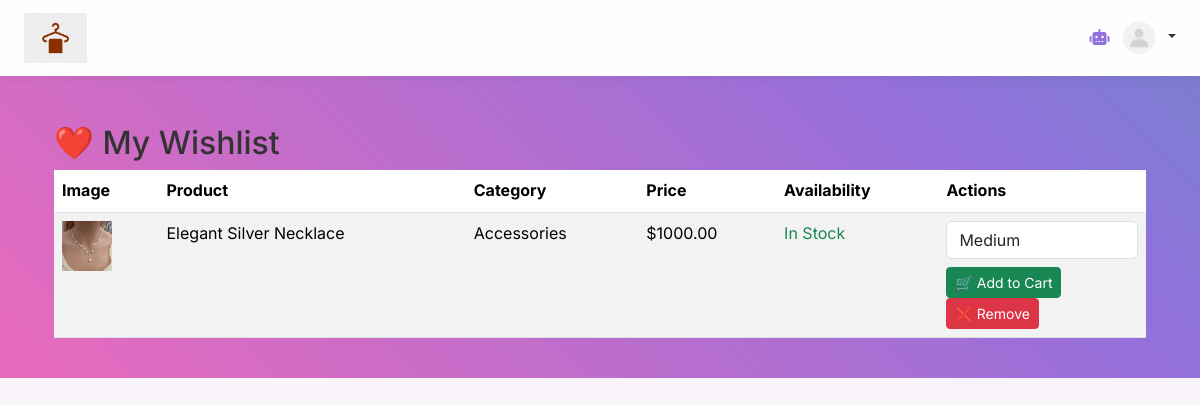
Screenshot of /wishlist/ (signed in) with the database file from the repository.
### WardrobeApp/models.py (models this page shows, shortened)
class Wishlist(models.Model):
    user = models.ForeignKey(Login, on_delete=models.CASCADE)  # Link to customer
    product = models.ForeignKey(Product, on_delete=models.CASCADE)  # Store only product (size not needed)
    added_at = models.DateTimeField(auto_now_add=True)  # Track when added

class Product(models.Model):
    AVAILABILITY_CHOICES = [
        (0, "Available"),
        (1, "Rented"),
        (2, "Returned"),
        (3, "Damaged"),
        (4, "Pending Approval"),
    ]
    CATEGORY_CHOICES = [
        (0, 'Clothing'), (1, 'Accessories'), (2, 'Footwear')
    ]
    SUBCATEGORY_CHOICES = [
        (0, 'Casual'), (1, 'Formal'), (2, 'Party Wear'),
        (3, 'Traditional'), (4, 'Sportswear'), (5, 'Winter Wear'),
        (6, 'Jewelry'), (7, 'Watches'), (8, 'Bags'), (9, 'Shoes')
    ]
    GENDER_CHOICES = [(0, 'Male'), (1, 'Female'), (2, 'Unisex'), (3, 'Boys'), (4, 'Girls')]
    VERIFICATION_CHOICES = [(0, 'Pending'), (1, 'Verified')]
    name = models.CharField(max_length=255)
    category = models.IntegerField(choices=CATEGORY_CHOICES, default=0)
    subcategory = models.IntegerField(choices=SUBCATEGORY_CHOICES, default=0)
    price = models.DecimalField(max_digits=10, decimal_places=2)
    description = models.TextField()
    image = models.ImageField(upload_to="product_images/", blank=True, null=True)
    availability = models.IntegerField(choices=AVAILABILITY_CHOICES, default=0)
    gender = models.IntegerField(choices=GENDER_CHOICES, default=2)
    added_by = models.ForeignKey(Employee, on_delete=models.SET_NULL, null=True, blank=True, related_name="products")
    size_stock = models.JSONField(default=dict)  # Added stock field ✅
    is_verified = models.IntegerField(choices=VERIFICATION_CHOICES, default=0)  # Admin verification ✅
    created_at = models.DateTimeField(default=timezone.now)
    def total_stock(self):
        total = 0
        for size in self.sizes.all():  # Assuming there's a reverse relationship 'sizes' for ProductSize
            total += size.stock  # Assuming 'stock' is a field in ProductSize model
        return total

### WardrobeApp/views.py (the view)
# urls.py: path("wishlist/", views.wishlist_view, name="wishlist"),
def wishlist_view(request):
    if "email" not in request.session:
        messages.error(request, "Please log in to access your wishlist.")
        return redirect("login")
    user = get_object_or_404(Login, email=request.session["email"])
    wishlist_items = Wishlist.objects.filter(user=user).select_related("product")
    return render(request, "wishlist.html", {"wishlist_items": wishlist_items})

### WardrobeApp/templates/wishlist.html (shortened to what this page needs)
{% extends 'baseUser.html' %}
{% block content %}
<div class="container mt-4">
    <h2>❤️ My Wishlist</h2>
    {% if wishlist_items %}
        <table class="table table-striped">
            <thead>
                <tr>
                    <th>Image</th>
                    <th>Product</th>
                    <th>Category</th>
                    <th>Price</th>
                    <th>Availability</th>
                    <th>Actions</th>
                </tr>
            </thead>
            <tbody>
                {% for item in wishlist_items %}
                <tr>
                    <td>
                        {% if item.product.image %}
                            <img src="{{ item.product.image.url }}" alt="{{ item.product.name }}" width="50" height="50">
                        {% else %}
                            No Image
                        {% endif %}
                    </td>
                    <td>{{ item.product.name }}</td>
                    <td>{{ item.product.get_category_display }}</td>
                    <td>${{ item.product.price }}</td>
                    <td>
                        {% if item.product.total_stock > 0 %}
                            <span class="text-success">In Stock</span>
                        {% else %}
                            <span class="text-danger">Out of Stock</span>
                        {% endif %}
                    </td>
                    <td>
                        {% if item.product.total_stock > 0 %}
                            {% if item.product.sizes.all %}
                                <form action="{% url 'add_to_cart_from_wishlist' item.product.id %}" method="POST">
                                    <select name="size" class="form-control mb-2">
                                        {% for size in item.product.sizes.all %}
                                            <option value="{{ size.id }}">{{ size.get_size_display }}</option>
                                        {% endfor %}
                                    </select>
                                    <button type="submit" class="btn btn-success btn-sm">🛒 Add to Cart</button>
                                </form>
                            {% else %}
                                <span class="text-warning">No sizes available</span>
                            {% endif %}
                        {% else %}
                            <button class="btn btn-secondary btn-sm" disabled>Out of Stock</button>
                        {% endif %}
                        <a href="{% url 'remove_from_wishlist' item.product.id %}" class="btn btn-danger btn-sm">❌ Remove</a>
                    </td>
                </tr>
                {% endfor %}
            </tbody>
        </table>
    {% else %}
        <p>Your wishlist is empty. <a href="{% url 'search' %}">Start Adding Products!</a></p>
    {% endif %}
</div>
{% endblock %}

### WardrobeApp/templates/baseUser.html (style rules this page uses)
:root { --primary-color: #FF69B4; --secondary-color: #9370DB; --accent-color: #20B2AA; --background-color: #F8F4F9; --text-primary: #333333; --text-secondary: #6C757D; }
* { transition: all 0.3s ease; }
body { font-family: 'Inter', sans-serif; background-color: var(--background-color); color: var(--text-primary); line-height: 1.6; }

### rows the page displays
Wishlist: product.image (picture), product.name "Elegant Silver Necklace", product.category "Accessories", product.price "1000.00", shows "In Stock"

### other values shown
form field size "Medium"
